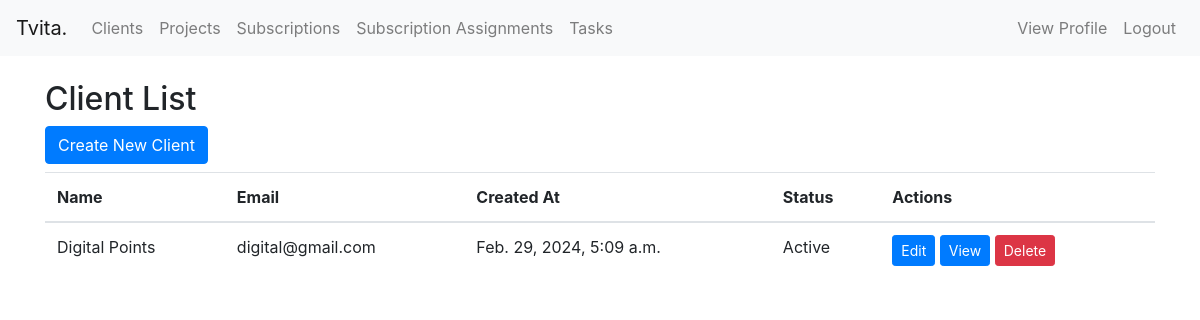
Page /clients/ (signed in) on the earlier database version.
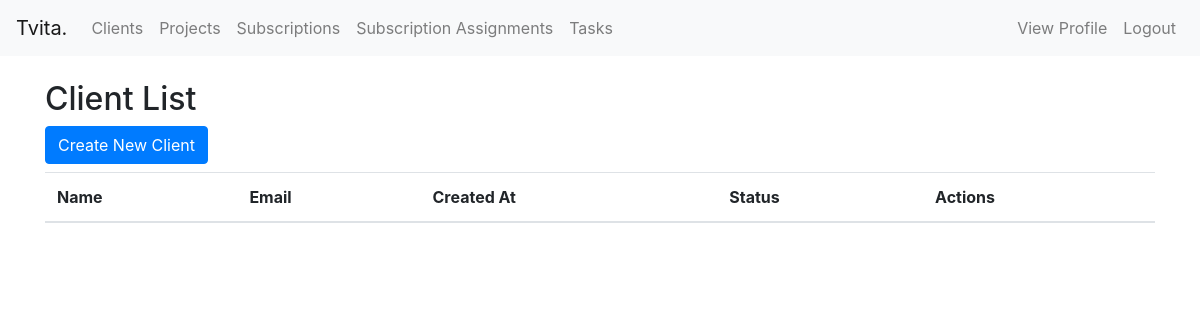
Same page on the later database version.
### Clients/models.py (models this page shows, shortened)
class Client(models.Model):
    name = models.CharField(max_length=100)
    email = models.EmailField()
    created_at = models.DateTimeField(auto_now_add=True)
    status = models.CharField(max_length=10, choices=[('Active', 'Active'), ('Inactive', 'Inactive')])
    country = models.CharField(max_length=255, null=True, blank=True)
    gender = models.CharField(max_length=255, null=True, blank=True)
    mobile = models.CharField(max_length=255, null=True, blank=True)
    client_category = models.CharField(max_length=255, null=True, blank=True)
    company_name = models.CharField(max_length=255, null=True, blank=True)
    official_website = models.URLField(null=True, blank=True)
    profile_picture = models.ImageField(upload_to='profile_pictures', null=True, blank=True)
    updated_at = models.DateTimeField(auto_now=True)

### Clients/views.py (the view)
# urls.py: path('clients/', views.client_list, name='client_list'),
@login_required
def client_list(request):
    clients = Client.objects.all()
    return render(request, 'client/client_list.html', {'clients': clients})

### templates/client/client_list.html (shortened to what this page needs)
{% extends 'base.html' %}
{% block content %}
  <h2>Client List</h2>
  <a href="{% url 'client_create' %}" class="btn btn-primary mb-2">Create New Client</a>
  <table class="table">
    <thead>
      <tr>
        <th>Name</th>
        <th>Email</th>
        <th>Created At</th>
        <th>Status</th>
        <th>Actions</th>
      </tr>
    </thead>
    <tbody>
      {% for client in clients %}
        <tr>
          <td>{{ client.name }}</td>
          <td>{{ client.email }}</td>
          <td>{{ client.created_at }}</td>
          <td>{{ client.status }}</td>
          <td>
            <a href="{% url 'client_edit' client.pk %}" class="btn btn-sm btn-primary">Edit</a>
            <a href="{% url 'client_view' pk=client.pk %}" class="btn btn-sm btn-primary">View</a>
            <a href="{% url 'client_delete' client.pk %}" class="btn btn-sm btn-danger" onclick="return confirm('Are you sure you want to delete this client?')">Delete</a>
          </td>
        </tr>
      {% endfor %}
    </tbody>
  </table>
{% endblock %}

Differences in the rows shown:
removed Client: name "Digital Points", email "digital@gmail.com", created_at "Feb. 29, 2024, 5:09 a.m.", status "Active"
